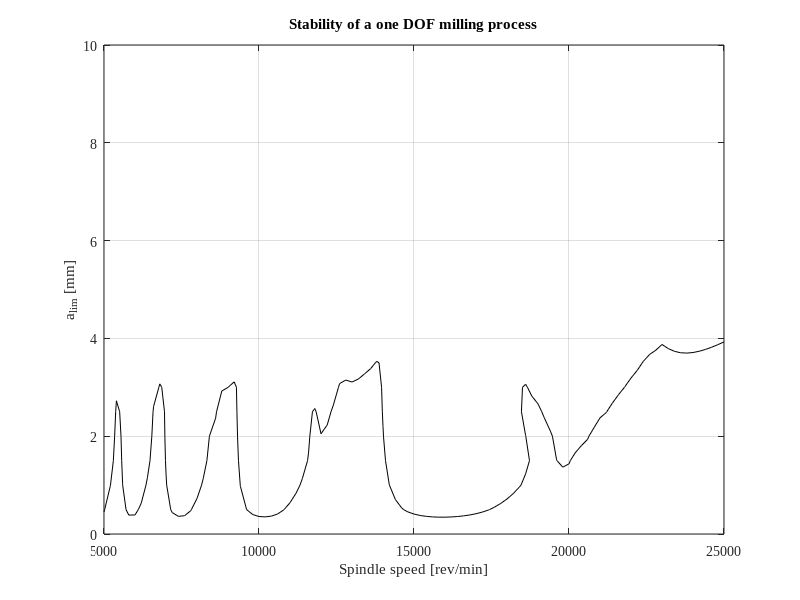

The MATLAB script that drew this image:
%%%%%%%%%%%%%%%%%%%%%%%%%%%%%%%%%%%%%%%%%%%%%%
%% ---------------Copyright------------------%
%%%%%%%%%%%%%%%%%%%%%%%%%%%%%%%%%%%%%%%%%%%%%%
% Author: Jianhui Li                         %
% Time: 03/14/2019                           %
% University of British Columbia, BC, Canada %
% Affiliation:                               %
% Department of Mechanical Engineering       %
% Manufacturing Automation Laboratary        %
% E-mail: jianhui.li@alumni.ubc.ca           %
%%%%%%%%%%%%%%%%%%%%%%%%%%%%%%%%%%%%%%%%%%%%%%

%% Full-discretization Method 
% for periodic delay-differential equations with discrete delay (One DOF)
clc
clear
close all

tic
%% Tool Parameters 
N = 2;% number of teeth
Kt = 6e8; % tangential cutting force coefficient (N/m2)
Kn = 2e8; % normal cutting force coefficient (N/m2)

%% Dynamic Parameters
w0 = 922*2*pi; % angular natural frequency (rad/s) 
zeta = 0.011;  % relative damping (1)
% m_t = 0.03993; % mass (kg)
k_t=1340049.648; %N/m
%% Cutting Parameters
aD = 1;% radial depth of cut

up_or_down =-1; % 1: up-milling, -1: down-milling

if up_or_down == 1  % up-milling
    fist = 0;% start angle % exit angle
    fiex = acos(1-2*aD); 
elseif up_or_down == -1 % down-milling  
    fist = acos(2*aD-1); % start angle
    fiex = pi;% exit angle
end 

%% Simulation Parameters
step_speed = 100;% steps of spindle speed
step_depth = 20;% steps of depth of cut
depth_st = 0e-3; % starting depth of cut (m) 
depth_fi = 10e-3;  % final depth of cut (m)
speed_st = 5e3;% starting spindle speed (rpm) Int.
speed_fi = 25e3; % final spind le speed (rpm)

%% computational parameters 
% k = 40;% number of discretization interval over one period T
% intk = 20;% number of numerical integration steps for Equation (37)
% wa = 1/2;% since time delay = time period
% wb = 1/2;% since time delay = time period
m = 40; % number of discretization interval over one period T
D = zeros(m + 2,m +2);% matrix D
d = ones(m +1, 1); 
d(1 : 2) = 0;
D = D+diag(d,-1); 
D(3, 1) = 1; 

%% numerical integration of specific cutting force coefficient 
% according to Equation (29)
for i = 1 : m + 1 
    dfi = 2*pi/N/m; % Delta_Phi,if Phi_p = 2*Pai/N
    h_i(i) = 0; 
    for j = 1 : N % loop for tooth j
%         for dint = 1 : intk % loop for numerical integration of hi
%             fi(dint) = i*dfi +(j-1)*2*pi/N +dint*dfi/intk; 
        fi = i*dfi + (j-1)*2*pi/N;
%         if (fi(dint)>= fist)&&(fi(dint)<= fiex) 
%             g(dint) = 1;% tooth is in the cut
        if (fi >= fist)&&(fi <= fiex) 
            g = 1;
        else
            g = 0;
%             g(dint) = 0;% tooth is out of cut
%             end
        end
        h_i(i) = h_i(i)+g*(Kt*cos(fi)+Kn*sin(fi))*sin(fi);
%         h_i(i) = h_i(i)+sum(g.*(Kt.* cos(fi)+Kn.* sin(fi)).* sin(fi))/intk;
    end
end

% Begin of the proposed method
% A0 = [-zeta*w0,1/m_t;m_t*((zeta*w0)^2-w0^2),-zeta*w0];

A0 = [0,w0^2/k_t;-k_t,-2*zeta*w0];
I = eye(size(A0));
invA0=inv(A0);
%% start of computation
for x = 1 : step_speed+1% loop for spindle speeds
    speed = speed_st +(x-1)*(speed_fi-speed_st)/step_speed;% spindle speed
    tau = 60/speed/N;% time delay
    dt = tau/(m);% time step
    
    %--------------
    Fi0 = expm(A0*dt);
    Fi1 = invA0 * (Fi0-I);
    Fi2 = invA0 * (Fi0*dt-Fi1);
    Fi3 = invA0 * (Fi0*dt*dt - 2*Fi2);
    
    %--------------
    
    for y = 1 : step_depth+1 % loop for depth of cuts 
        w = depth_st +(y-1)*(depth_fi-depth_st)/step_depth; % depth of cut % construct transition matrix Fi
        Fi = eye(m + 2,m +2); 
        for i = 1 : m 
            A0k = [0,0;-w*h_i(i+1) 0 ];
            A1k = [0,0;w*(h_i(i+1)-h_i(i))/dt 0 ];
            B0k = [0,0;w*h_i(i+1) 0 ];
            B1k = [0,0;w*(h_i(i)-h_i(i+1))/dt 0 ];
            F01 = Fi2*A0k/dt + Fi3*A1k/dt;              % F0,1
            Fkp1 = (Fi1-Fi2/dt)*A0k + (Fi2-Fi3/dt)*A1k; % Fk+1
            Fm1 = (Fi1-Fi2/dt)*B0k + (Fi2-Fi3/dt)*B1k; % Fm-1
            Fm = Fi2*B0k/dt + Fi3*B1k/dt;              % Fm
            
            inv0fImFkp1 = inv(I-Fkp1);                  % [I-Fk+1]^-1  
            
            D(1:2,1:2) = inv0fImFkp1 * (Fi0+F01);
            D(1:2,m+1) = inv0fImFkp1 * Fm1(1:2,1:1);
            D(1:2,m+2) = inv0fImFkp1 * Fm(1:2,1:1); % A()and B() are negative of each other
            
            Fi = D*Fi;
        end
        ss(x, y) = speed;% matrix of spindle speeds
        dc(x, y) = w*1000;% matrix of depth of cuts
        ei(x, y) = max(abs(eig(Fi)));% matrix of eigenvalues
    end
    step_speed+1-x          % Process Display
end
toc
%%
figure 
contour(ss,dc,ei,[1, 1],'k')

xlabel('Spindle speed [rev/min]');
ylabel('a_l_i_m [mm]');
title('Stability of a one DOF milling process');
set(gcf,'unit','centimeters','position',[18 5 13.53 9.03],'color','white');
set(gca,'FontSize', 10 ,'FontName', 'Times New Roman')
axis([speed_st speed_fi depth_st*1000 depth_fi*1000])
grid on